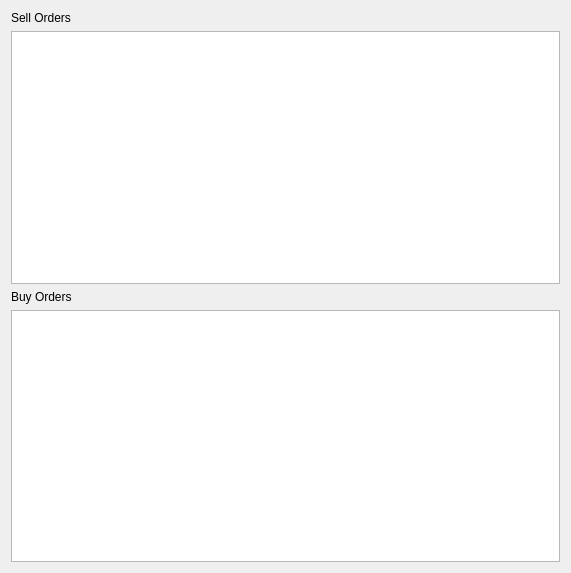
<?xml version="1.0" encoding="UTF-8"?>
<ui version="4.0">
 <class>OrdersWidget</class>
 <widget class="QWidget" name="OrdersWidget">
  <property name="geometry">
   <rect>
    <x>0</x>
    <y>0</y>
    <width>571</width>
    <height>573</height>
   </rect>
  </property>
  <property name="windowTitle">
   <string>Form</string>
  </property>
  <layout class="QVBoxLayout" name="verticalLayout">
   <item>
    <widget class="QLabel" name="lblSellOrders">
     <property name="text">
      <string>Sell Orders</string>
     </property>
    </widget>
   </item>
   <item>
    <widget class="QTableView" name="tblSellOrders"/>
   </item>
   <item>
    <widget class="QLabel" name="lblBuyOrders">
     <property name="text">
      <string>Buy Orders</string>
     </property>
    </widget>
   </item>
   <item>
    <widget class="QTableView" name="tblBuyOrders"/>
   </item>
  </layout>
 </widget>
 <resources/>
 <connections/>
</ui>
